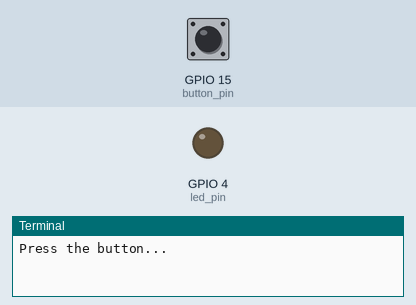
Recording of a program running on a simulated Raspberry Pi (BCM pin numbers). On the bench: output pins drawn as LEDs (lit = HIGH), the last lines printed to the terminal. Inputs (shaded band) come from the test bench; at power-on: GPIO 15 (button_pin) LOW.

Above: at 1.2 s.
1.3 s: GPIO 15 (button_pin) pulled HIGH for 0.15 s
At 2.5 s:
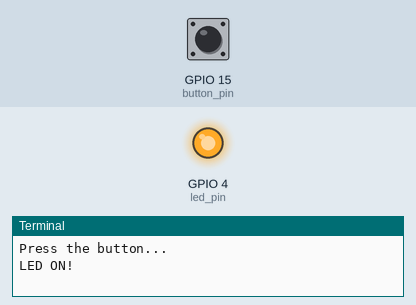
2.9 s: GPIO 15 (button_pin) pulled HIGH for 1 s
At 3.4 s:
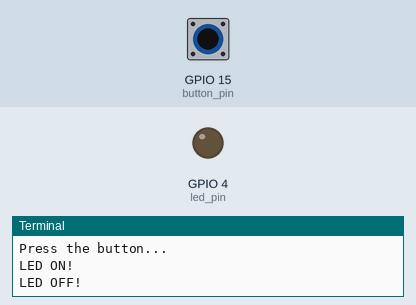
5.4 s: GPIO 15 (button_pin) pulled HIGH for 3.2 s
At 5.9 s:
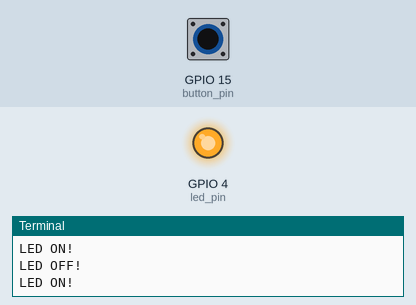
Timing chart, 0 to 8.4 s (numbered marks = the images above; inputs shaded):
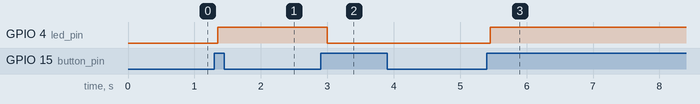

Measured:
- after the input at 1.3 s, GPIO 4 (led_pin): LOW → HIGH after 0.05 s
- after the input at 2.9 s, GPIO 4 (led_pin): HIGH → LOW after 0.10 s
- after the input at 5.4 s, GPIO 4 (led_pin): LOW → HIGH after 0.05 s

The program:

swtich.py
```python
import RPi.GPIO as GPIO  # RPi.GPIO 라이브러리를 GPIO라는 이름으로 가져옵니다.
import time  # time 모듈을 가져옵니다.

# 버튼과 LED 핀 번호를 설정합니다.
button_pin = 15  # 버튼이 연결된 GPIO 핀 번호
led_pin = 4     # LED가 연결된 GPIO 핀 번호

# GPIO 설정
GPIO.setwarnings(False)  # GPIO 관련 경고 메시지를 비활성화합니다.
GPIO.setmode(GPIO.BCM)   # GPIO 핀 번호 모드를 BCM 모드로 설정합니다.
GPIO.setup(button_pin, GPIO.IN, pull_up_down=GPIO.PUD_DOWN)  # 버튼 핀을 입력 모드로 설정하고 풀다운 저항을 활성화합니다.
GPIO.setup(led_pin, GPIO.OUT)  # LED 핀을 출력 모드로 설정합니다.

# LED 상태를 나타내는 변수
light_on = False

try:
    print("Press the button...")  # 사용자에게 버튼을 누르라고 안내합니다.
    while True:
        if GPIO.input(button_pin) == GPIO.HIGH:  # 버튼이 눌렸는지 확인합니다.
            time.sleep(0.05)  # 디바운싱을 위해 잠시 대기합니다.
            if GPIO.input(button_pin) == GPIO.HIGH:  # 버튼이 여전히 눌려 있는지 확인합니다.
                light_on = not light_on  # LED 상태를 반전시킵니다.
                GPIO.output(led_pin, GPIO.HIGH if light_on else GPIO.LOW)  # LED를 켜거나 끕니다.
                print("LED ON!" if light_on else "LED OFF!")  # 현재 LED 상태를 출력합니다.
                while GPIO.input(button_pin) == GPIO.HIGH:  # 버튼이 눌린 상태가 유지되는 동안 대기합니다.
                    time.sleep(0.1)  # 100ms 대기합니다.
        time.sleep(0.1)  # 루프를 빠르게 돌지 않도록 100ms 대기합니다.

except KeyboardInterrupt:
    print("Cleaning up GPIO...")  # 사용자가 프로그램을 종료하면 GPIO 핀을 정리합니다.
    GPIO.cleanup()  # 모든 GPIO 설정을 초기화합니다.
```
